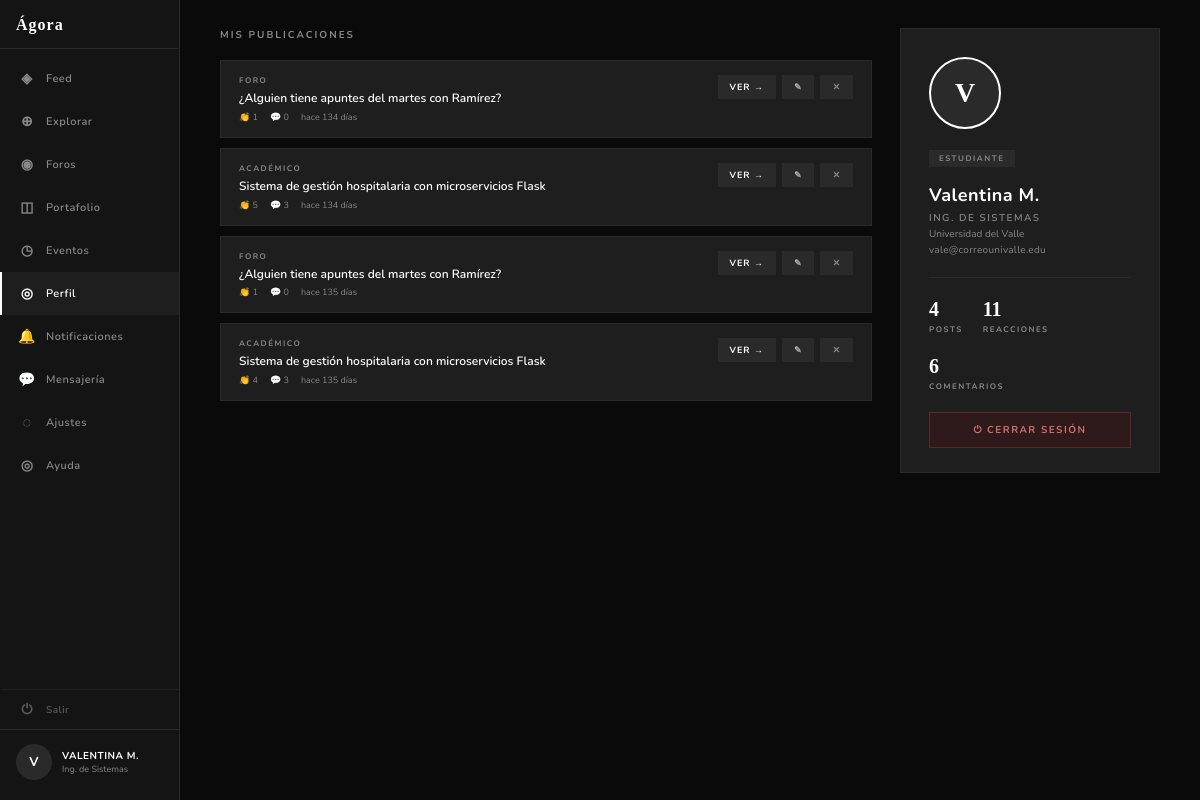
Screenshot of /perfil (signed in) with the database file from the repository.
### tables this page shows
CREATE TABLE usuarios (
    id           INTEGER PRIMARY KEY AUTOINCREMENT,
    nombre       TEXT    NOT NULL,
    correo       TEXT    NOT NULL UNIQUE,
    password     TEXT    NOT NULL,
    carrera      TEXT,
    universidad  TEXT,
    semestre     INTEGER,
    bio          TEXT,
    avatar_url   TEXT,
    rol          TEXT    NOT NULL DEFAULT 'estudiante',
                         -- 'estudiante' | 'moderador' | 'admin'
    verificado   INTEGER NOT NULL DEFAULT 0,   -- 1 = verificado
    activo       INTEGER NOT NULL DEFAULT 1,   -- 0 = suspendido/baneado
    creado_en    DATETIME DEFAULT CURRENT_TIMESTAMP
);

CREATE TABLE publicaciones (
    id           INTEGER PRIMARY KEY AUTOINCREMENT,
    autor_id     INTEGER NOT NULL REFERENCES usuarios(id) ON DELETE CASCADE,
    titulo       TEXT    NOT NULL,
    contenido    TEXT    NOT NULL,
    categoria    TEXT    NOT NULL DEFAULT 'general',
                         -- 'academico' | 'meme' | 'foro' | 'portafolio' | 'general'
    hashtags     TEXT,   -- guardados como JSON: ["#ia","#python"]
    imagen_url   TEXT,
    visibilidad  TEXT    NOT NULL DEFAULT 'todos',
                         -- 'todos' | 'seguidores' | 'carrera'
    estado       TEXT    NOT NULL DEFAULT 'publicado',
                         -- 'publicado' | 'borrador' | 'eliminado' | 'pendiente'
    es_anonimo   INTEGER NOT NULL DEFAULT 0,
    creado_en    DATETIME DEFAULT CURRENT_TIMESTAMP,
    editado_en   DATETIME
);

### app.py (the view)
@app.route('/perfil')
@login_required
def perfil():
    user_id = session['user_id']
    conn    = get_db()
    cur     = conn.cursor()
    cur.execute("SELECT * FROM usuarios WHERE id = ?", (user_id,))
    usuario = cur.fetchone()
    cur.execute("SELECT COUNT(*) AS total FROM publicaciones WHERE autor_id = ? AND estado = 'publicado'", (user_id,))
    total_posts = cur.fetchone()['total']
    cur.execute("""
        SELECT COUNT(*) AS total FROM reacciones_publicacion rp
        JOIN publicaciones p ON p.id = rp.publicacion_id
        WHERE p.autor_id = ?
    """, (user_id,))
    total_reacciones = cur.fetchone()['total']
    cur.execute("""
        SELECT COUNT(*) AS total FROM comentarios c
        JOIN publicaciones p ON p.id = c.publicacion_id
        WHERE p.autor_id = ?
    """, (user_id,))
    total_comentarios = cur.fetchone()['total']
    cur.execute("""
        SELECT
            p.id, p.titulo, p.categoria, p.creado_en,
            (SELECT COUNT(*) FROM reacciones_publicacion r WHERE r.publicacion_id = p.id) AS total_reacciones,
            (SELECT COUNT(*) FROM comentarios c WHERE c.publicacion_id = p.id) AS total_comentarios
        FROM publicaciones p
        WHERE p.autor_id = ? AND p.estado = 'publicado'
        ORDER BY p.creado_en DESC
        LIMIT 10
    """, (user_id,))
    filas = cur.fetchall()
    conn.close()
    mis_posts = []
    for fila in filas:
        d = dict(fila)
        d['tiempo_relativo'] = tiempo_relativo(d['creado_en'])
        mis_posts.append(d)
    stats = {
        'total_posts':       total_posts,
        'total_reacciones':  total_reacciones,
        'total_comentarios': total_comentarios,
    }
    return render_template('social/perfil.html',
                           usuario=usuario,
                           stats=stats,
                           mis_posts=mis_posts)

### app.py (called while the page is built)
def get_db():
    conn = sqlite3.connect(DB)
    conn.row_factory = sqlite3.Row
    return conn

def tiempo_relativo(fecha_str):
    try:
        fecha = datetime.strptime(str(fecha_str), '%Y-%m-%d %H:%M:%S')
    except (ValueError, TypeError):
        return ''
    delta = datetime.now() - fecha
    segundos = int(delta.total_seconds())
    if segundos < 60:
        return 'ahora mismo'
    if segundos < 3600:
        return f'hace {segundos // 60}min'
    if segundos < 86400:
        return f'hace {segundos // 3600}h'
    return f'hace {delta.days} días'

def login_required(f):
    from functools import wraps
    @wraps(f)
    def decorated(*args, **kwargs):
        if not session.get('user_id'):
            return redirect(url_for('login'))
        return f(*args, **kwargs)
    return decorated

### templates/social/perfil.html (shortened to what this page needs)
{% extends "compartidos/base.html" %}
{% block content %}
<div class="perfil-layout">
  {% set pagina_activa = 'perfil' %}
  {% include 'compartidos/sidebar.html' %}
  <main class="perfil-main">
    <div class="perfil-contenido">
      <div class="seccion-titulo">Mis publicaciones</div>
      <div class="mis-posts">
        {% if mis_posts %}
          {% for p in mis_posts %}
          <div class="mini-card">
            <div class="mini-card-info">
              <div class="mini-cat">
                {% if p.categoria == 'academico' %}ACADÉMICO
                {% elif p.categoria == 'meme' %}MEME
                {% elif p.categoria == 'foro' %}FORO
                {% elif p.categoria == 'portafolio' %}PORTAFOLIO
                {% else %}GENERAL{% endif %}
              </div>
              <div class="mini-titulo">{{ p.titulo }}</div>
              <div class="mini-meta">
                <span>👏 {{ p.total_reacciones }}</span>
                <span>💬 {{ p.total_comentarios }}</span>
                <span>{{ p.tiempo_relativo }}</span>
              </div>
            </div>
            <div class="mini-card-acciones">
              <a class="mini-card-btn" href="{{ url_for('post_detalle', post_id=p.id) }}">VER →</a>
              <a class="mini-card-btn btn-editar" href="{{ url_for('editar_publicacion', post_id=p.id) }}">✎</a>
              <button class="mini-card-btn btn-eliminar js-eliminar"
                      data-id="{{ p.id }}"
                      data-titulo="{{ p.titulo }}">✕</button>
            </div>
          </div>
          {% endfor %}
        {% else %}
          <div class="sin-posts">
            <strong>Sin publicaciones aún</strong>
            Ve al feed y comparte algo con tu comunidad.
          </div>
        {% endif %}
      </div>
    </div>
    <aside class="perfil-aside">
      <div class="perfil-card">
        <div class="perfil-avatar">{{ session.nombre[0].upper() }}</div>
        <div class="perfil-rol {% if session.rol == 'moderador' %}moderador{% endif %}">
          {{ session.rol | upper }}
        </div>
        <div class="perfil-nombre">{{ usuario.nombre }}</div>
        <div class="perfil-carrera">{{ usuario.carrera }}</div>
        <div class="perfil-uni">{{ usuario.universidad }}</div>
        <div class="perfil-correo">{{ usuario.correo }}</div>
        <div class="sep"></div>
        <div class="perfil-stats">
          <div class="stat-item">
            <span class="stat-num">{{ stats.total_posts }}</span>
            <span class="stat-lbl">Posts</span>
          </div>
          <div class="stat-item">
            <span class="stat-num">{{ stats.total_reacciones }}</span>
            <span class="stat-lbl">Reacciones</span>
          </div>
          <div class="stat-item">
            <span class="stat-num">{{ stats.total_comentarios }}</span>
            <span class="stat-lbl">Comentarios</span>
          </div>
        </div>
        <div class="perfil-acciones">
          <button class="btn-logout" onclick="abrirLogout()">⏻ Cerrar sesión</button>
        </div>
      </div>
    </aside>
  </main>
</div>
{% endblock %}

### templates/compartidos/sidebar.html (shortened to what this page needs)
<aside class="sidebar">
  <div class="sidebar-top">
    <div class="sidebar-logo">Ágora</div>
    <nav class="sidebar-nav">
      <a class="nav-item {% if pagina_activa == 'feed' %}active{% endif %}"
         href="{{ url_for('feed') }}">
        <span class="nav-icon">◈</span> Feed
      </a>
      <a class="nav-item {% if pagina_activa == 'explorar' %}active{% endif %}"
         href="{{ url_for('explorar') }}">
        <span class="nav-icon">⊕</span> Explorar
      </a>
      <a class="nav-item {% if pagina_activa == 'foros' %}active{% endif %}"
         href="{{ url_for('foros') }}">
        <span class="nav-icon">◉</span> Foros
      </a>
      <a class="nav-item {% if pagina_activa == 'portafolio' %}active{% endif %}"
         href="{{ url_for('portafolio') }}">
        <span class="nav-icon">◫</span> Portafolio
      </a>
      <a class="nav-item {% if pagina_activa == 'eventos' %}active{% endif %}"
         href="{{ url_for('eventos') }}">
        <span class="nav-icon">◷</span> Eventos
      </a>
      <a class="nav-item {% if pagina_activa == 'perfil' %}active{% endif %}"
         href="{{ url_for('perfil') }}">
        <span class="nav-icon">◎</span> Perfil
      </a>
      <a class="nav-item {% if pagina_activa == 'notificaciones' %}active{% endif %}"
         href="{{ url_for('notificaciones') }}"
         id="nav-notificaciones" style="position:relative;">
        <span class="nav-icon">🔔</span> Notificaciones
      </a>
      <a class="nav-item {% if pagina_activa == 'mensajes' %}active{% endif %}"
         href="{{ url_for('mensajes') }}"
         id="nav-mensajes" style="position:relative;">
        <span class="nav-icon">💬</span> Mensajería
      </a>
      <a class="nav-item {% if pagina_activa == 'ajustes' %}active{% endif %}"
         href="{{ url_for('ajustes') }}">
        <span class="nav-icon">◌</span> Ajustes
      </a>
      <a class="nav-item {% if pagina_activa == 'ayuda' %}active{% endif %}"
         href="{{ url_for('ayuda') }}">
        <span class="nav-icon">◎</span> Ayuda
      </a>
    </nav>
  </div>
  <div class="sidebar-bottom">
    <a class="sidebar-logout" href="{{ url_for('logout') }}"
       onclick="return confirm('¿Cerrar sesión?')">
      <span class="nav-icon">⏻</span> Salir
    </a>
      <div class="sidebar-user">
      <div class="user-avatar">{{ session.nombre[0].upper() }}</div>
      <div class="user-info">
        <div class="user-name">{{ session.nombre.upper() }}</div>
        <div class="user-carrera">{{ session.carrera }}</div>
      </div>
    </div>
  </div>
</aside>

### static/css/style.css (style rules this page uses)
:root { --fondo: #0A0A0A; --panel: #141414; --superficie: #1E1E1E; --borde: #2A2A2A; --texto: #FFFFFF; --texto-dim: #888888; --acento: #FFFFFF; --acento-txt: #0A0A0A; --fuente-body: 'Nunito', sans-serif; --fuente-display: Georgia, serif; }
*, *::before, *::after { box-sizing: border-box; margin: 0; padding: 0; }
body { font-family: var(--fuente-body); background: var(--fondo); color: var(--texto); min-height: 100vh; }
a { text-decoration: none; color: inherit; }
.sidebar { width: 180px; min-width: 180px; height: 100vh; background: var(--panel); border-right: 1px solid var(--borde); display: flex; flex-direction: column; justify-content: space-between; padding: 16px 0 20px; position: sticky; top: 0; overflow-y: auto; flex-shrink: 0; }
.sidebar-top { display: flex; flex-direction: column; }
.sidebar-logo { font-family: var(--fuente-display); font-size: 16px; font-weight: bold; color: var(--texto); letter-spacing: 1px; padding: 0 16px 14px; border-bottom: 1px solid var(--borde); margin-bottom: 8px; }
.sidebar-nav { display: flex; flex-direction: column; }
.nav-item { display: flex; align-items: center; gap: 10px; padding: 12px 16px; font-size: 11px; font-weight: 600; letter-spacing: 0.5px; color: var(--texto-dim); cursor: pointer; transition: background 0.12s, color 0.12s; text-decoration: none; border-left: 2px solid transparent; }
.nav-item.active { background: var(--superficie); color: var(--texto); border-left-color: var(--texto); }
.nav-icon { font-size: 14px; width: 18px; text-align: center; flex-shrink: 0; }
.sidebar-bottom { display: flex; flex-direction: column; }
.sidebar-logout { display: flex; align-items: center; gap: 10px; padding: 10px 16px; font-size: 10px; font-weight: 600; letter-spacing: 0.5px; color: var(--texto-dim); text-decoration: none; border-top: 1px solid var(--borde); border-left: 2px solid transparent; transition: background 0.12s, color 0.12s; opacity: 0.6; }
.sidebar-user { padding: 14px 16px 0; border-top: 1px solid var(--borde); display: flex; align-items: center; gap: 10px; }
.user-avatar { width: 36px; height: 36px; border-radius: 50%; background: var(--borde); display: flex; align-items: center; justify-content: center; font-size: 13px; font-weight: 700; color: var(--texto); flex-shrink: 0; }
.user-info { min-width: 0; }
.user-name { font-size: 10px; font-weight: 700; color: var(--texto); letter-spacing: 0.5px; white-space: nowrap; overflow: hidden; text-overflow: ellipsis; }
.user-carrera { font-size: 9px; color: var(--texto-dim); white-space: nowrap; overflow: hidden; text-overflow: ellipsis; }

### rows the page displays
usuarios: nombre "VALENTINA M.", carrera "Ing. de Sistemas", rol "ESTUDIANTE", nombre "Valentina M.", carrera "ING. DE SISTEMAS", universidad "Universidad del Valle", correo "vale@correounivalle.edu"
publicaciones: categoria "FORO", titulo "¿Alguien tiene apuntes del martes con Ramírez?", total_reacciones "1", total_comentarios "0", tiempo_relativo "hace 134 días"
publicaciones: categoria "ACADÉMICO", titulo "Sistema de gestión hospitalaria con microservicios Flask", total_reacciones "5", total_comentarios "3", tiempo_relativo "hace 134 días"
publicaciones: categoria "FORO", titulo "¿Alguien tiene apuntes del martes con Ramírez?", total_reacciones "1", total_comentarios "0", tiempo_relativo "hace 135 días"
publicaciones: categoria "ACADÉMICO", titulo "Sistema de gestión hospitalaria con microservicios Flask", total_reacciones "4", total_comentarios "3", tiempo_relativo "hace 135 días"

### other values shown
{{ session.nombre[0].upper() }} "V"
{{ stats.total_posts }} "4"
{{ stats.total_reacciones }} "11"
{{ stats.total_comentarios }} "6"
